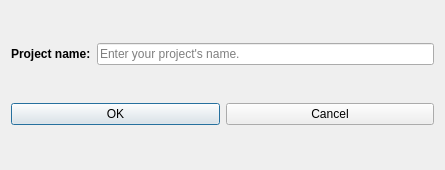
<?xml version="1.0" encoding="UTF-8"?>
<ui version="4.0">
 <class>CreateProjectDialog</class>
 <widget class="QDialog" name="CreateProjectDialog">
  <property name="geometry">
   <rect>
    <x>0</x>
    <y>0</y>
    <width>445</width>
    <height>170</height>
   </rect>
  </property>
  <property name="windowTitle">
   <string>Enter your project's name</string>
  </property>
  <layout class="QVBoxLayout" name="verticalLayout">
   <item>
    <layout class="QHBoxLayout" name="horizontalLayout">
     <item>
      <widget class="QLabel" name="projectNameLabel">
       <property name="text">
        <string>&lt;html&gt;&lt;head/&gt;&lt;body&gt;&lt;p&gt;&lt;span style=&quot; font-weight:600;&quot;&gt;Project name:&lt;/span&gt;&lt;/p&gt;&lt;/body&gt;&lt;/html&gt;</string>
       </property>
       <property name="textFormat">
        <enum>Qt::RichText</enum>
       </property>
      </widget>
     </item>
     <item>
      <widget class="QLineEdit" name="projectNameLineEdit">
       <property name="placeholderText">
        <string>Enter your project's name.</string>
       </property>
      </widget>
     </item>
    </layout>
   </item>
   <item>
    <layout class="QHBoxLayout" name="horizontalLayout_2">
     <item>
      <widget class="QPushButton" name="okButton">
       <property name="text">
        <string>OK</string>
       </property>
       <property name="default">
        <bool>true</bool>
       </property>
      </widget>
     </item>
     <item>
      <widget class="QPushButton" name="cancelButton">
       <property name="text">
        <string>Cancel</string>
       </property>
      </widget>
     </item>
    </layout>
   </item>
  </layout>
 </widget>
 <resources/>
 <connections/>
</ui>
